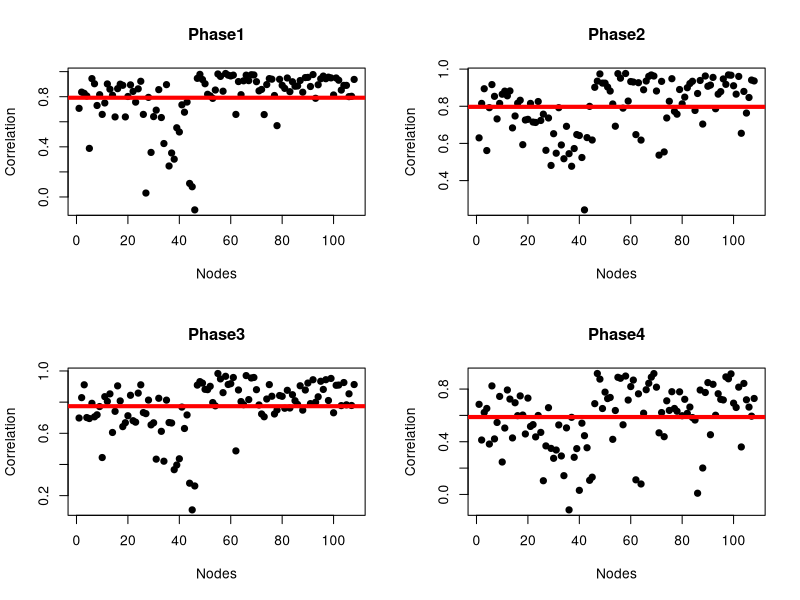
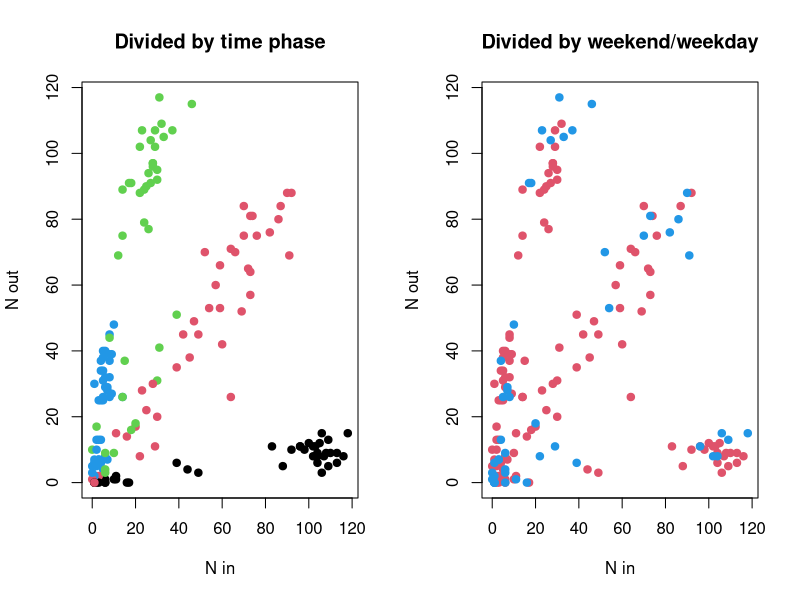

Write the R code that produced these figures, in order.
#Analysis of ins and outs

ins <- read.table("../../Dataset/ins.csv", header = T, sep = ",")
outs <- read.table("../../Dataset/outs.csv", header = T, sep = ",")

#We divide the ins and outs inside the 4 time phases

cv <- matrix(0, nrow = 109, ncol = 4)
cr <- matrix(0, nrow = 109, ncol = 4)

for(k in 1:4){
  for(i in 1:109){
    cv[i,k] <- cov(ins[seq(k,168, by=4),i], outs[seq(k,168, by=4),i])
    cr[i,k] <- cor(ins[seq(k,168, by=4),i], outs[seq(k,168, by=4),i])
  }
}

#Eliminate NAs

cr <- cr[-47,]

#Correlation plot

x11()

par(mfrow=c(2,2))
for(i in 1:4){
  plot(cr[,i], pch=19, xlab = "Nodes", ylab = "Correlation", main = paste0("Phase", i))
  abline(h=mean(cr[,i]), col="red", lwd=4)
}


#Plot of a single node

x11()
nd <- 73
week <- rep(c(rep(2,20),rep(4,8)), each=6)

par(mfrow=c(1,2))
plot(ins[,nd],outs[,nd], col = rep(1:4, 42), main = "Divided by time phase", xlab = "N in", ylab = "N out", pch=19)
plot(ins[,nd],outs[,nd], col = week, main = "Divided by weekend/weekday" , xlab = "N in", ylab = "N out", pch=19)



